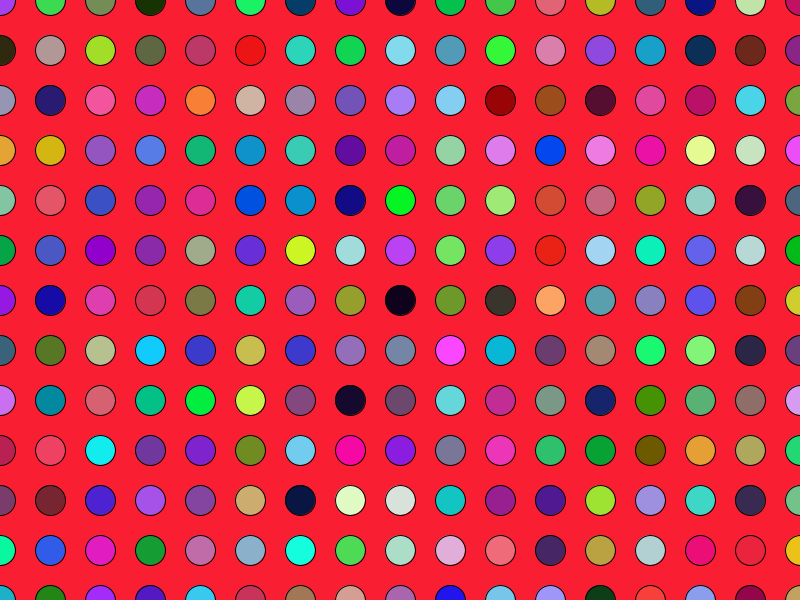
Frame 1 (no input)
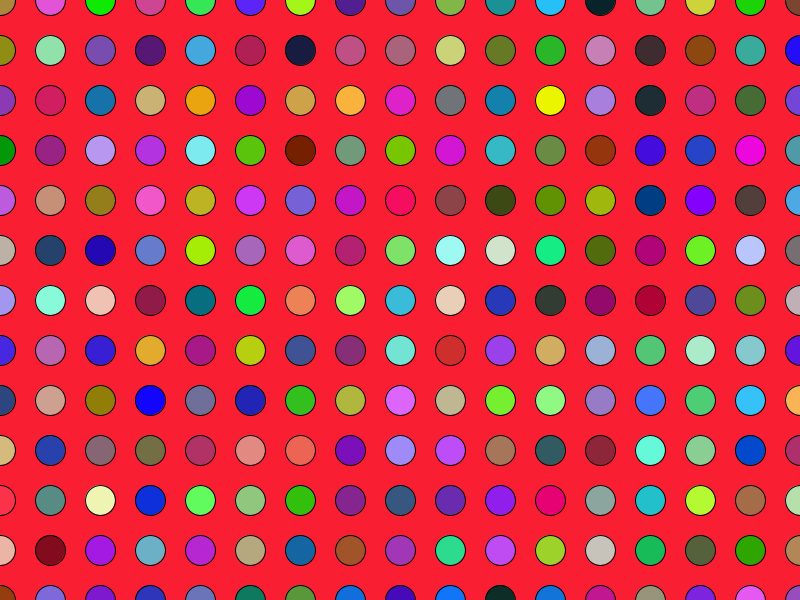
Frame 60 (the mouse pressed at the canvas centre just before this capture)
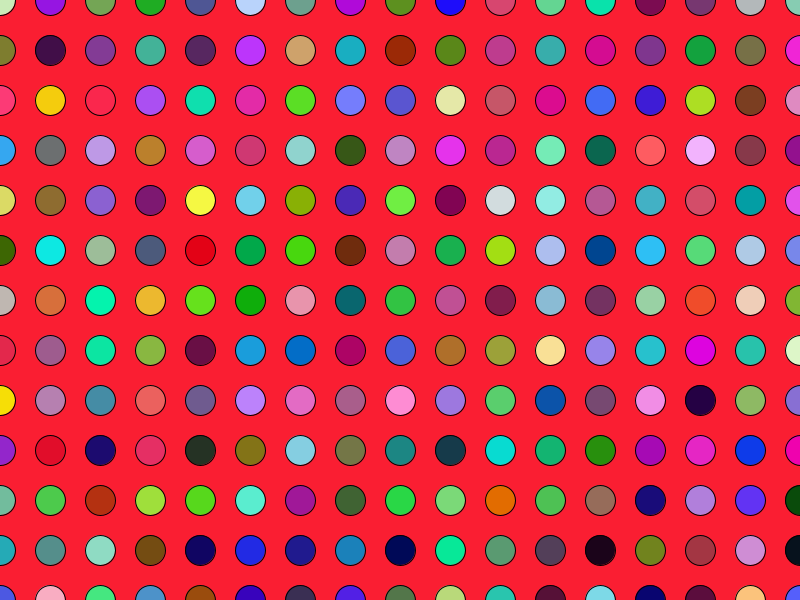
Frame 120 (the mouse held since frame 60 and released just before this capture)

The Processing sketch that drew these frames (run headless with seeded random() and noise(); from frame 60 on, the mouse is pressed at the canvas centre):

// Processing sketch: epilepsia
// ── epilepsia.pde
int d = 30;
void setup(){
size(800,600);
}
void draw(){
background(250,30,50);

for (int y = 0;y <= height; y += 50){
   for (int x = 0; x <= width; x += 50){
    fill(random(255), random(255), random(255));
    ellipse(x,y,d,d);
   }
  }
}
